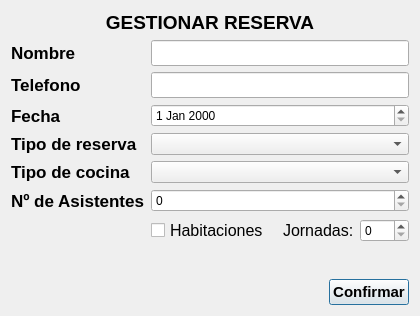
<?xml version="1.0" encoding="UTF-8"?>
<ui version="4.0">
 <class>Reservar</class>
 <widget class="QDialog" name="Reservar">
  <property name="windowModality">
   <enum>Qt::WindowModality::WindowModal</enum>
  </property>
  <property name="geometry">
   <rect>
    <x>0</x>
    <y>0</y>
    <width>420</width>
    <height>316</height>
   </rect>
  </property>
  <property name="minimumSize">
   <size>
    <width>420</width>
    <height>316</height>
   </size>
  </property>
  <property name="windowTitle">
   <string>GestionarReserva</string>
  </property>
  <property name="toolTip">
   <string>Gestión de una reserva</string>
  </property>
  <layout class="QVBoxLayout" name="verticalLayout">
   <item>
    <widget class="QLabel" name="vCLblTitulo">
     <property name="sizePolicy">
      <sizepolicy hsizetype="Preferred" vsizetype="Maximum">
       <horstretch>0</horstretch>
       <verstretch>0</verstretch>
      </sizepolicy>
     </property>
     <property name="minimumSize">
      <size>
       <width>25</width>
       <height>0</height>
      </size>
     </property>
     <property name="font">
      <font>
       <pointsize>14</pointsize>
       <bold>true</bold>
      </font>
     </property>
     <property name="toolTip">
      <string>Crear/Editar una reserva</string>
     </property>
     <property name="text">
      <string>GESTIONAR RESERVA</string>
     </property>
     <property name="alignment">
      <set>Qt::AlignmentFlag::AlignCenter</set>
     </property>
    </widget>
   </item>
   <item>
    <layout class="QFormLayout" name="formLayout">
     <item row="0" column="0">
      <widget class="QLabel" name="vcLblNombre">
       <property name="font">
        <font>
         <pointsize>13</pointsize>
         <bold>true</bold>
        </font>
       </property>
       <property name="toolTip">
        <string>Nombre del/la organizador/a</string>
       </property>
       <property name="text">
        <string>Nombre</string>
       </property>
       <property name="alignment">
        <set>Qt::AlignmentFlag::AlignLeading|Qt::AlignmentFlag::AlignLeft|Qt::AlignmentFlag::AlignVCenter</set>
       </property>
      </widget>
     </item>
     <item row="0" column="1">
      <widget class="QLineEdit" name="vcTxtNombre">
       <property name="font">
        <font>
         <pointsize>11</pointsize>
        </font>
       </property>
       <property name="toolTip">
        <string>Nombre del/la organizador/a</string>
       </property>
      </widget>
     </item>
     <item row="1" column="0">
      <widget class="QLabel" name="vclblTelefono">
       <property name="font">
        <font>
         <pointsize>13</pointsize>
         <bold>true</bold>
        </font>
       </property>
       <property name="toolTip">
        <string>Teléfono del/la organizador/a</string>
       </property>
       <property name="text">
        <string>Telefono</string>
       </property>
       <property name="alignment">
        <set>Qt::AlignmentFlag::AlignLeading|Qt::AlignmentFlag::AlignLeft|Qt::AlignmentFlag::AlignVCenter</set>
       </property>
      </widget>
     </item>
     <item row="1" column="1">
      <widget class="QLineEdit" name="vcTxtTelefono">
       <property name="font">
        <font>
         <pointsize>11</pointsize>
        </font>
       </property>
       <property name="toolTip">
        <string>Telefono del/la organizador/a</string>
       </property>
      </widget>
     </item>
     <item row="2" column="0">
      <widget class="QLabel" name="vclblFecha">
       <property name="font">
        <font>
         <pointsize>13</pointsize>
         <bold>true</bold>
        </font>
       </property>
       <property name="toolTip">
        <string>Fecha del evento</string>
       </property>
       <property name="text">
        <string>Fecha</string>
       </property>
       <property name="alignment">
        <set>Qt::AlignmentFlag::AlignLeading|Qt::AlignmentFlag::AlignLeft|Qt::AlignmentFlag::AlignVCenter</set>
       </property>
      </widget>
     </item>
     <item row="2" column="1">
      <widget class="QDateEdit" name="vcdateEdit">
       <property name="toolTip">
        <string>Fecha del evento</string>
       </property>
      </widget>
     </item>
     <item row="3" column="0">
      <widget class="QLabel" name="vcLblTipoRes">
       <property name="font">
        <font>
         <pointsize>13</pointsize>
         <bold>true</bold>
        </font>
       </property>
       <property name="toolTip">
        <string>Tipo de reserva</string>
       </property>
       <property name="text">
        <string>Tipo de reserva</string>
       </property>
       <property name="alignment">
        <set>Qt::AlignmentFlag::AlignLeading|Qt::AlignmentFlag::AlignLeft|Qt::AlignmentFlag::AlignVCenter</set>
       </property>
      </widget>
     </item>
     <item row="3" column="1">
      <widget class="QComboBox" name="vccboBoxTipoRes">
       <property name="toolTip">
        <string>Tipo de reserva</string>
       </property>
      </widget>
     </item>
     <item row="4" column="0">
      <widget class="QLabel" name="vcLblTipoCocina">
       <property name="font">
        <font>
         <pointsize>13</pointsize>
         <bold>true</bold>
        </font>
       </property>
       <property name="toolTip">
        <string>Tipo de cocina</string>
       </property>
       <property name="text">
        <string>Tipo de cocina</string>
       </property>
       <property name="alignment">
        <set>Qt::AlignmentFlag::AlignLeading|Qt::AlignmentFlag::AlignLeft|Qt::AlignmentFlag::AlignVCenter</set>
       </property>
      </widget>
     </item>
     <item row="4" column="1">
      <widget class="QComboBox" name="vccboBoxTipoCocina">
       <property name="toolTip">
        <string>Tipo de cocina</string>
       </property>
      </widget>
     </item>
     <item row="5" column="0">
      <widget class="QLabel" name="vcLblNAsist">
       <property name="font">
        <font>
         <pointsize>13</pointsize>
         <bold>true</bold>
        </font>
       </property>
       <property name="toolTip">
        <string>Número de asistentes</string>
       </property>
       <property name="text">
        <string>Nº de Asistentes</string>
       </property>
       <property name="alignment">
        <set>Qt::AlignmentFlag::AlignLeading|Qt::AlignmentFlag::AlignLeft|Qt::AlignmentFlag::AlignVCenter</set>
       </property>
      </widget>
     </item>
     <item row="6" column="1">
      <layout class="QHBoxLayout" name="vcLayOutCongreso">
       <property name="spacing">
        <number>6</number>
       </property>
       <property name="sizeConstraint">
        <enum>QLayout::SizeConstraint::SetMinimumSize</enum>
       </property>
       <item>
        <widget class="QCheckBox" name="vcchkBoxHabitaciones">
         <property name="enabled">
          <bool>true</bool>
         </property>
         <property name="sizePolicy">
          <sizepolicy hsizetype="Minimum" vsizetype="Fixed">
           <horstretch>0</horstretch>
           <verstretch>0</verstretch>
          </sizepolicy>
         </property>
         <property name="maximumSize">
          <size>
           <width>16777215</width>
           <height>30</height>
          </size>
         </property>
         <property name="font">
          <font>
           <pointsize>12</pointsize>
           <bold>false</bold>
          </font>
         </property>
         <property name="toolTip">
          <string>¿Habitaciones para los asistentes?</string>
         </property>
         <property name="text">
          <string>Habitaciones</string>
         </property>
        </widget>
       </item>
       <item>
        <layout class="QHBoxLayout" name="horizontalLayout_8">
         <item>
          <widget class="QLabel" name="vcLblJornadas">
           <property name="enabled">
            <bool>true</bool>
           </property>
           <property name="sizePolicy">
            <sizepolicy hsizetype="Fixed" vsizetype="Maximum">
             <horstretch>0</horstretch>
             <verstretch>0</verstretch>
            </sizepolicy>
           </property>
           <property name="maximumSize">
            <size>
             <width>80</width>
             <height>30</height>
            </size>
           </property>
           <property name="font">
            <font>
             <pointsize>12</pointsize>
             <bold>false</bold>
            </font>
           </property>
           <property name="text">
            <string>Jornadas:</string>
           </property>
           <property name="alignment">
            <set>Qt::AlignmentFlag::AlignLeading|Qt::AlignmentFlag::AlignLeft|Qt::AlignmentFlag::AlignVCenter</set>
           </property>
          </widget>
         </item>
         <item>
          <widget class="QSpinBox" name="vcSpinBoxJornadas">
           <property name="enabled">
            <bool>true</bool>
           </property>
           <property name="toolTip">
            <string>Total de jornadas</string>
           </property>
           <property name="maximum">
            <number>999</number>
           </property>
          </widget>
         </item>
        </layout>
       </item>
      </layout>
     </item>
     <item row="5" column="1">
      <widget class="QSpinBox" name="vcSpinBoxNAsist">
       <property name="enabled">
        <bool>true</bool>
       </property>
       <property name="toolTip">
        <string>Número de asistentes</string>
       </property>
       <property name="maximum">
        <number>999</number>
       </property>
      </widget>
     </item>
    </layout>
   </item>
   <item>
    <widget class="QWidget" name="widget" native="true"/>
   </item>
   <item>
    <widget class="QPushButton" name="vcbtnReservar">
     <property name="enabled">
      <bool>true</bool>
     </property>
     <property name="sizePolicy">
      <sizepolicy hsizetype="Fixed" vsizetype="Fixed">
       <horstretch>0</horstretch>
       <verstretch>0</verstretch>
      </sizepolicy>
     </property>
     <property name="font">
      <font>
       <pointsize>11</pointsize>
       <bold>true</bold>
      </font>
     </property>
     <property name="toolTip">
      <string>Confirmar reserva</string>
     </property>
     <property name="layoutDirection">
      <enum>Qt::LayoutDirection::RightToLeft</enum>
     </property>
     <property name="text">
      <string>Confirmar</string>
     </property>
    </widget>
   </item>
  </layout>
 </widget>
 <resources/>
 <connections/>
</ui>
